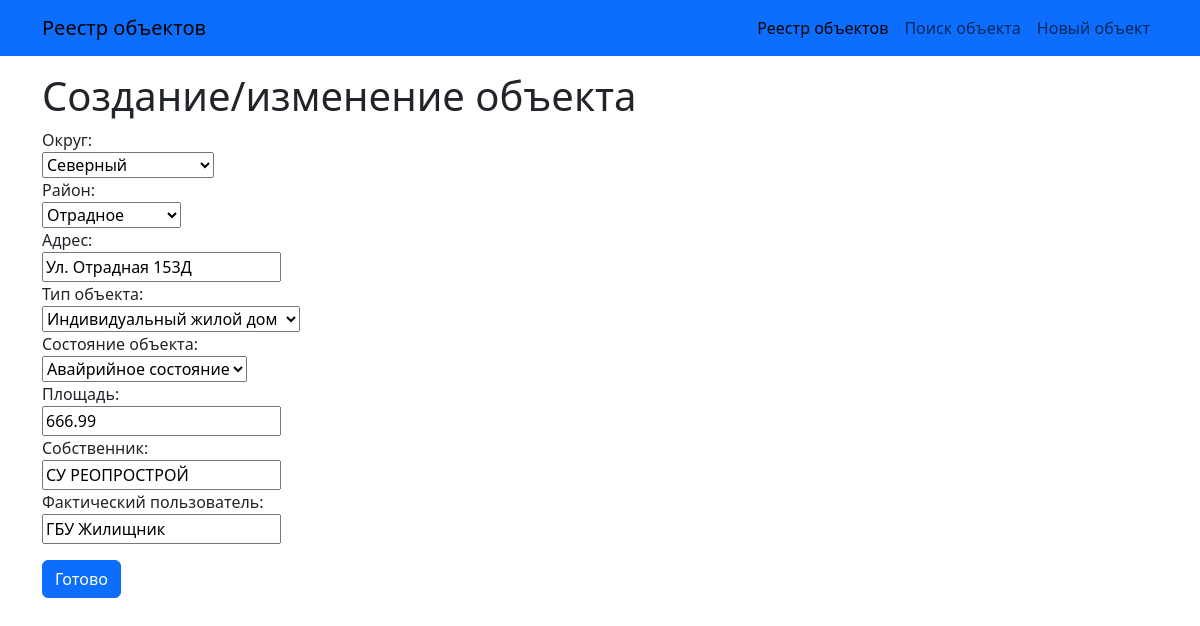
The page /estate_objects/2/edit/ on the database its author committed.
### estate_objects/models.py (models this page shows, shortened)
class EstateObject(models.Model):
    division = models.CharField(max_length=2, choices=DIVISIONS, verbose_name='Округ')
    district = models.CharField(max_length=32, choices=DISTRICTS, verbose_name='Район')
    address = models.CharField(max_length=256, verbose_name='Адрес')
    obj_type = models.CharField(max_length=16, choices=OBJ_TYPES, verbose_name='Тип объекта')
    condition = models.CharField(max_length=32, choices=CONDITIONS, verbose_name='Состояние объекта')
    area = models.FloatField(validators=[MinValueValidator(0)], verbose_name='Площадь объекта')
    owner = models.CharField(max_length=256, verbose_name='Собственник')
    current_holder = models.CharField(max_length=256, verbose_name='Фактический пользователь')
    media_files = models.FileField(upload_to='photo_video/', verbose_name='Фото/видео')

### estate_objects/views.py (the view)
# urls.py: path('<int:pk>/edit/', ObjectUpdate.as_view(), name='object_update'),
class ObjectUpdate(UpdateView):
    template_name = 'object_create.html'
    form_class = AddObjectForm
    def get_object(self, **kwargs):
        obj_id = self.kwargs.get('pk')
        return get_object_or_404(EstateObject, pk=obj_id)

### estate_objects/forms.py
class AddObjectForm(ModelForm):
    area = IntegerField(
        label='Площадь',
        widget=NumberInput(attrs={"class":"myfield"})
        )
    class Meta:
        model = EstateObject
        exclude = ['media_files']

### templates/object_create.html (shortened to what this page needs)
{% extends 'base.html' %}
{% block content %}
    <h1>Создание/изменение объекта</h1>
    <form class="d-flex flex-column align-items-start" method="POST">
        {{ form }}
        <input class="btn btn-primary mt-3" type="submit" value="Готово">
    </form>
{% endblock content %}

### rows shown on the page
EstateObject: division "Северный", district "Отрадное", address "Ул. Отрадная 153Д", obj_type "Индивидуальный жилой дом", condition "Авайрийное состояние", area "666.99", owner "СУ РЕОПРОСТРОЙ", current_holder "ГБУ Жилищник"
